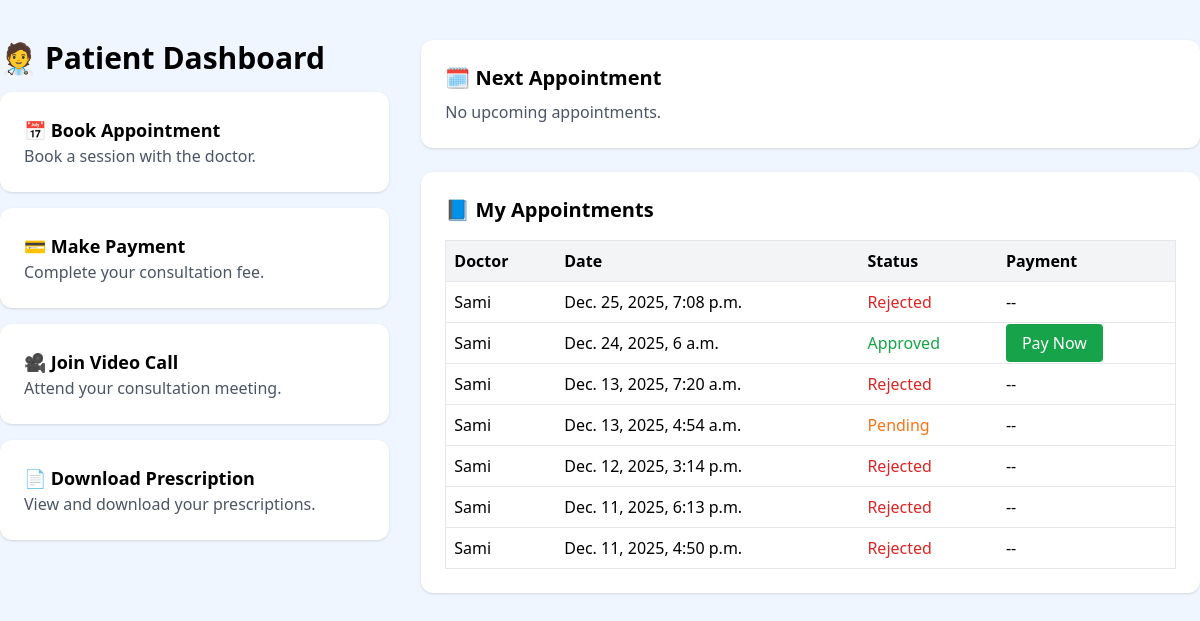
The page /dashboard/patient/ (signed in) on the database its author committed.
### appointments/models.py (models this page shows, shortened)
class Appointment(models.Model):
    STATUS_CHOICES = (
        ("pending", "Pending"),
        ("approved", "Approved"),
        ("rejected", "Rejected"),
    )
    PAYMENT_STATUS = (
        ("unpaid", "Unpaid"),
        ("paid", "Paid"),
    )
    patient = models.ForeignKey(
        User,
        on_delete=models.CASCADE,
        related_name="patient_appointments"
    )
    doctor = models.ForeignKey(
        User,
        on_delete=models.CASCADE,
        related_name="doctor_appointments"
    )
    date = models.DateTimeField()
    reason = models.TextField(blank=True)
    status = models.CharField(
        max_length=10,
        choices=STATUS_CHOICES,
        default="pending"
    )
    payment_status = models.CharField(
        max_length=20,
        choices=PAYMENT_STATUS,
        default="unpaid"
    )
    razorpay_order_id = models.CharField(max_length=200, null=True, blank=True)
    razorpay_payment_id = models.CharField(max_length=200, null=True, blank=True)
    razorpay_signature = models.CharField(max_length=200, null=True, blank=True)
    created_at = models.DateTimeField(auto_now_add=True)

### accounts/models.py (models this page shows, shortened)
class User(AbstractUser):
    ROLE_CHOICES = (
        ('patient', 'Patient'),
        ('doctor', 'Doctor'),
    )
    role = models.CharField(max_length=20, choices=ROLE_CHOICES, default='patient')

### dashboard/views.py (the view)
# urls.py: path("patient/", views.patient_dashboard, name="patient_dashboard"),
@login_required
def patient_dashboard(request):
    patient = request.user
    appointments = Appointment.objects.filter(patient=patient).order_by('-date')
    return render(request, "dashboard/patient_dashboard.html", {
        "appointments": appointments
    })

### dashboard/templates/dashboard/Patient_Dashboard.html (shortened to what this page needs)
<!DOCTYPE html>
<html lang="en">
<head>
    <script src="https://cdn.tailwindcss.com"></script>
</head>
<body class="bg-blue-50">
    <div class="flex max-w-7xl mx-auto py-10 gap-8">
        <div class="w-1/3 space-y-4">
            <h1 class="text-3xl font-bold mb-4 flex items-center gap-2">
                <span>🧑‍⚕️</span> Patient Dashboard
            </h1>
            <a href="{% url 'book_appointment' %}"
               class="block p-6 bg-white shadow rounded-xl hover:bg-blue-100">
                <h2 class="text-lg font-bold">📅 Book Appointment</h2>
                <p class="text-gray-600">Book a session with the doctor.</p>
            </a>
            <a href="#"
               class="block p-6 bg-white shadow rounded-xl hover:bg-green-100">
                <h2 class="text-lg font-bold">💳 Make Payment</h2>
                <p class="text-gray-600">Complete your consultation fee.</p>
            </a>
            <a href="#"
               class="block p-6 bg-white shadow rounded-xl hover:bg-purple-100">
                <h2 class="text-lg font-bold">🎥 Join Video Call</h2>
                <p class="text-gray-600">Attend your consultation meeting.</p>
            </a>
            <a href="#"
               class="block p-6 bg-white shadow rounded-xl hover:bg-orange-100">
                <h2 class="text-lg font-bold">📄 Download Prescription</h2>
                <p class="text-gray-600">View and download your prescriptions.</p>
            </a>
        </div>
        <div class="w-2/3">
            <div class="p-6 bg-white shadow rounded-xl mb-6">
                <h2 class="text-xl font-bold mb-2">🗓️ Next Appointment</h2>
                {% if next_appt %}
                    <p><strong>Date:</strong> {{ next_appt.date }}</p>
                    <p><strong>Status:</strong>
                        {% if next_appt.status == "pending" %}
                            <span class="text-orange-500">Pending</span>
                        {% elif next_appt.status == "approved" %}
                            <span class="text-green-600">Approved</span>
                        {% else %}
                            <span class="text-red-600">Rejected</span>
                        {% endif %}
                    </p>
                {% else %}
                    <p class="text-gray-600">No upcoming appointments.</p>
                {% endif %}
            </div>
            <div class="bg-white shadow rounded-xl p-6">
                <h2 class="text-xl font-bold mb-4">📘 My Appointments</h2>
                <table class="w-full border">
                    <tr class="bg-gray-100">
                        <th class="p-2 text-left">Doctor</th>
                        <th class="p-2 text-left">Date</th>
                        <th class="p-2 text-left">Status</th>
                        <th class="p-2 text-left">Payment</th>
                    </tr>
                    {% for appt in appointments %}
                    <tr class="border-t">
                        <td class="p-2">{{ appt.doctor.username }}</td>
                        <td class="p-2">{{ appt.date }}</td>
                        <td class="p-2">
                            {% if appt.status == "pending" %}
                                <span class="text-orange-500">Pending</span>
                            {% elif appt.status == "approved" %}
                                <span class="text-green-600">Approved</span>
                            {% else %}
                                <span class="text-red-600">Rejected</span>
                            {% endif %}
                        </td>
                        <td class="p-2">
                           {% if appt.status == "approved" and appt.payment_status == "unpaid" %}
                                <a href="{% url 'pay_appointment' appt.id %}" class="bg-green-600 text-white px-4 py-2 rounded">
                                         Pay Now
                                 </a>
                            {% elif appt.payment_status == "paid" %}
                                <span class="text-green-600 font-bold">Paid</span>
                            {% else %}
    --
                                {% endif %}
                        </td>
                    </tr>
                    {% empty %}
                    <tr>
                        <td colspan="4" class="p-3 text-center text-gray-500">
                            No appointments found.
                        </td>
                    </tr>
                    {% endfor %}
                </table>
            </div>
        </div>
    </div>
</body>
</html>

### rows shown on the page
Appointment: doctor.username "Sami", date "Dec. 25, 2025, 7:08 p.m.", status "Rejected"
Appointment: doctor.username "Sami", date "Dec. 24, 2025, 6 a.m.", status "Approved"
Appointment: doctor.username "Sami", date "Dec. 13, 2025, 7:20 a.m.", status "Rejected"
Appointment: doctor.username "Sami", date "Dec. 13, 2025, 4:54 a.m.", status "Pending"
Appointment: doctor.username "Sami", date "Dec. 12, 2025, 3:14 p.m.", status "Rejected"
Appointment: doctor.username "Sami", date "Dec. 11, 2025, 6:13 p.m.", status "Rejected"
Appointment: doctor.username "Sami", date "Dec. 11, 2025, 4:50 p.m.", status "Rejected"
